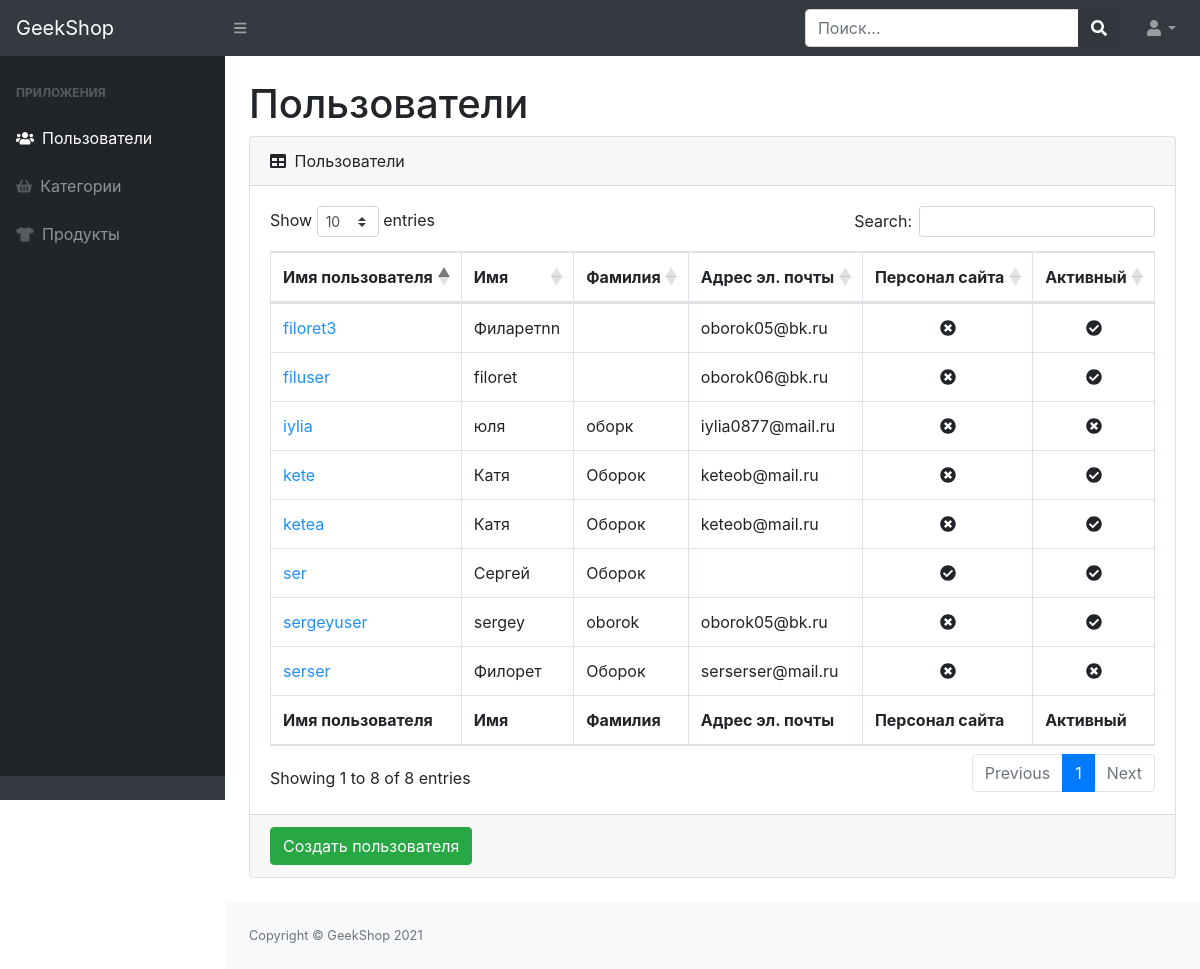
Page /adminapp/users/ (signed in) on the committed database.
### authapp/models.py (models this page shows)
class User(AbstractUser):
    image = models.ImageField(upload_to="users_image", blank=True)
    age = models.PositiveIntegerField(default=18)

### adminapp/views.py (the view)
# urls.py: path("users/", UserListView.as_view(), name="admin_users"),
class UserListView(ListView, BaseClassContextMixin, CustomDispatchMixin):
    model = User
    template_name = "adminapp/admin-users-read.html"
    title = "Пользователи"
    context_object_name = "users"

### adminapp/mixin.py (called while the page is built)
    @method_decorator(user_passes_test(lambda u: u.is_superuser))
    def dispatch(self, request, *args, **kwargs):
        return super(CustomDispatchMixin, self).dispatch(request, *args, **kwargs)

    def get_context_data(self, **kwargs):
        context = super(BaseClassContextMixin, self).get_context_data(**kwargs)
        context["title"] = self.title
        return context

### adminapp/templates/adminapp/admin-users-read.html
{% extends "adminapp/base.html" %}
{% block content %}
  <div class="container-fluid">
    <h1 class="mt-4">Пользователи</h1>
    <div class="card mb-4">
      <div class="card-header">
        <i class="fas fa-table mr-1"></i>
        Пользователи
      </div>
      <div class="card-body">
        <div class="table-responsive">
          <table class="table table-bordered" id="dataTable" width="100%" cellspacing="0">
            <thead>
              <tr>
                <th>Имя пользователя</th>
                <th>Имя</th>
                <th>Фамилия</th>
                <th>Адрес эл. почты</th>
                <th>Персонал сайта</th>
                <th>Активный</th>
              </tr>
            </thead>
            <tfoot>
              <tr>
                <th>Имя пользователя</th>
                <th>Имя</th>
                <th>Фамилия</th>
                <th>Адрес эл. почты</th>
                <th>Персонал сайта</th>
                <th>Активный</th>
              </tr>
            </tfoot>
            <tbody>
            {% for user in users %}
              <tr>
                <td><a href="{% url 'adminapp:admin_user_update' pk=user.id %}" style="color: dodgerblue">{{ user.username }}</a></td>
                <td>{{ user.first_name }}</td>
                <td>{{ user.last_name }}</td>
                <td>{{ user.email }}</td>
                <td class="text-center">
                  {% if user.is_staff %}
                    <i class="fas fa-check-circle"></i>
                  {% else %}
                    <i class="fas fa-times-circle"></i>
                  {% endif %}
                </td>
                <td class="text-center">
                  {% if user.is_active %}
                    <i class="fas fa-check-circle"></i>
                  {% else %}
                    <i class="fas fa-times-circle"></i>
                  {% endif %}
                </td>
              </tr>
            {% endfor %}
            </tbody>
          </table>
        </div>
      </div>
      <div class="card-footer">
        <a href="{% url 'adminapp:admin_user_create' %}">
          <button class="btn btn-success">Создать пользователя</button>
        </a>
      </div>
    </div>
  </div>
{% endblock %}

### rows in the picture
User: username "ser", first_name "Сергей", last_name "Оборок", is_staff True (drawn), is_active True (drawn)
User: username "sergeyuser", first_name "sergey", last_name "oborok", email "oborok05@bk.ru", is_staff False (drawn), is_active True (drawn)
User: username "filuser", first_name "filoret", email "oborok06@bk.ru", is_staff False (drawn), is_active True (drawn)
User: username "kete", first_name "Катя", last_name "Оборок", email "keteob@mail.ru", is_staff False (drawn), is_active True (drawn)
User: username "ketea", first_name "Катя", last_name "Оборок", email "keteob@mail.ru", is_staff False (drawn), is_active True (drawn)
User: username "filoret3", first_name "Филаретnn", email "oborok05@bk.ru", is_staff False (drawn), is_active True (drawn)
User: username "serser", first_name "Филорет", last_name "Оборок", email "serserser@mail.ru", is_staff False (drawn), is_active False (drawn)
User: username "iylia", first_name "юля", last_name "оборк", email "iylia0877@mail.ru", is_staff False (drawn), is_active False (drawn)
